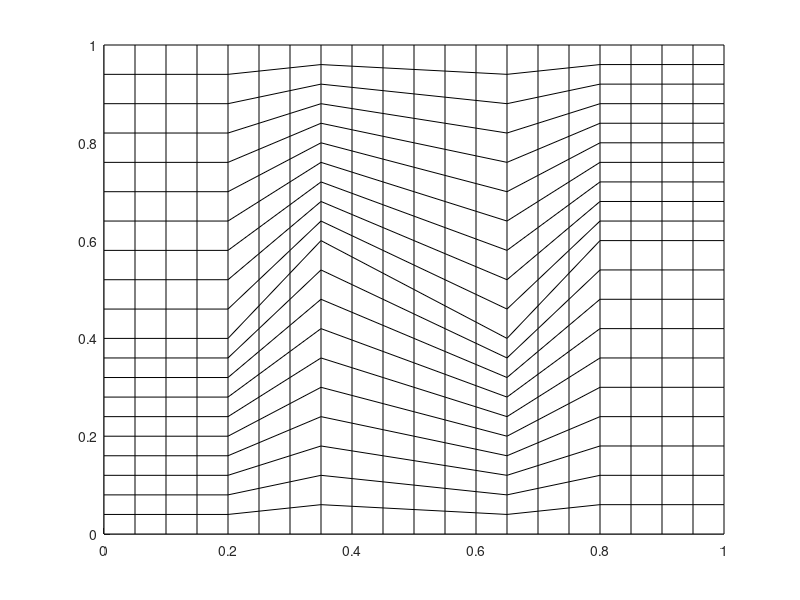

This figure's MATLAB source:
function z_mesh_quad()
% Z-mesh generated for quadrilaterals
clear all; close all; clc;

logi_save_plots = false;
logi_write_file = true;

L=1;
n=20;
if(mod(n,20)~=0)
    error('n must be a multiple of 20 for the z-mesh')
else
    nn=n/20;
    nsub=[4 7 13 16 20]*nn +1;
end

fraction=0.40;
if(fraction<eps || fraction > 1-eps)
    error('wrong fraction');
end

slope1 = (1-2*fraction)/0.15;
slope2 = (2*fraction-1)/0.30;

y1=@(x) slope1*(x-0.20*L)+fraction*L;
y2=@(x) slope2*(x-0.35*L)+(1-fraction)*L;
y3=@(x) slope1*(x-0.65*L)+fraction*L;


% uniform subdivision along x
xi=linspace(0,L,n+1);

x=zeros(n+1,n+1);
y=zeros(n+1,n+1);

for i=1:n+1
    x(i,:) = xi(i);
end
% five different y-spacing, depending on the zone
for i=1:n+1
    if(i<=nsub(1))
        yy=L*fraction;
    elseif(i<=nsub(2))
        yy=y1(x(i));
    elseif(i<=nsub(3))
        yy=y2(x(i));
    elseif(i<=nsub(4))
        yy=y3(x(i));
    elseif(i<=nsub(5))
        yy=L*(1-fraction);
    else
        error('not in nsub!!!');
    end
    aux1 = linspace(0,yy,n/2+1);
    aux2 = linspace(yy,L,n/2+1); aux2(1)=[];
    y(i,:) = [aux1 aux2];
end

figure(1)
surf(x,y,ones(n+1,n+1)*0,'FaceColor','white')
view(0,90)
output_file=strcat('.\figs\z_mesh_quad_L',int2str(L),'_n',int2str(n),'_a',num2str(fraction,3));
if(logi_save_plots)
    print('-dpdf',strcat(output_file1,'.pdf'));
    print('-dpng',strcat(output_file1,'.png'));
    saveas(gcf,strcat(output_file1,'.fig'),'fig');
end
%
if(~logi_write_file), return; end;
%
%---------------------------------------------
% save txt file
matID=1;
srcID=1;

% date and time;
[yr, mo, da, hr, mi, s] = datevec(now);

%%%%%%%%%%%%%%%%%%%%%
output_file1=strcat(output_file,'.txt')
fid=fopen(output_file1,'w');

fprintf(fid,'# Date: %d/%d/%d   Time: %d:%d\n', mo, da, yr, hr, mi);

fprintf(fid,'# dimensions \n');
fprintf(fid,'%g %g \n',L,L);

ncells = n*n;

fprintf(fid,'# connectivity \n');
fprintf(fid,'%d\n',ncells);
for iel=1:ncells
    skip = 4*(iel-1);
    i1 = skip + 1;
    i2 = skip + 2;
    i3 = skip + 3;
    i4 = skip + 4;
    fprintf(fid,'%d %d %d %d %d %d %d \n',4,i1,i2,i3,i4,matID,srcID);
end

fprintf(fid,'# DG vertices (counter-clockwise) \n');
fprintf(fid,'%d\n',4*ncells);
for i=1:n
    for j=1:n
        fprintf(fid,' %g %g \n %g %g \n %g %g \n %g %g \n',x(i,j)    ,y(i,j)    ,...
            x(i+1,j)  ,y(i+1,j)  ,...
            x(i+1,j+1),y(i+1,j+1),...
            x(i,j+1)  ,y(i,j+1)  );
    end
end

fprintf(fid,'# grid vertices (counter-clockwise) \n');
fprintf(fid,'%d\n',(n+1)^2);
for i=1:n+1
    for j=1:n+1
        fprintf(fid,'%g %g \n',x(i,j),y(i,j) );
    end
end

fclose(fid);
return
end
%%%%%%%%%%%%%%%%%%%%%
